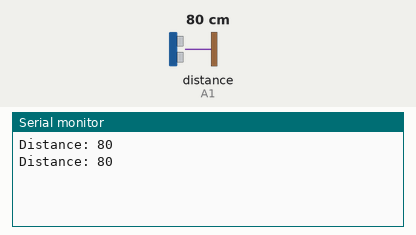
This sketch was run on a simulated Arduino Uno, built with avr-gcc and run on an emulated ATmega328P. On the bench: the last lines printed to the serial monitor. Inputs (shaded band) come from the test bench; at power-on: distance to the obstacle (sensor on A1) 80 cm.

Above: at 1.8 s.
1.9 s: distance to the obstacle (sensor on A1) set to 2 cm
At 2.9 s:
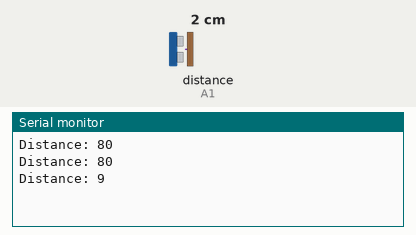
3.4 s: distance to the obstacle (sensor on A1) set to 18 cm
At 4.8 s:
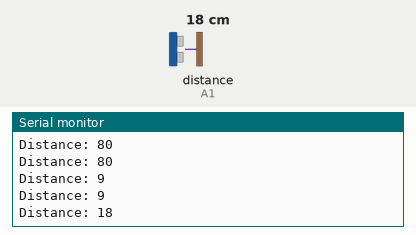
Timing chart, 0 to 6.4 s (numbered marks = the images above; inputs shaded):
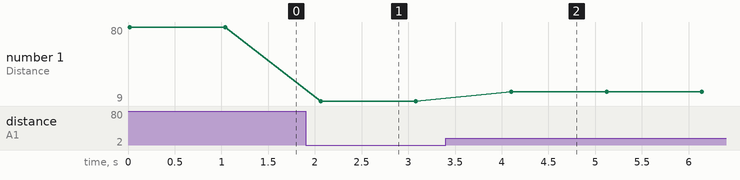

The sketch:

distanceSensorTest.ino
```cpp
#include <SharpIR.h>

#define IRPin A1
#define model 1080

int distance_cm;

SharpIR mySensor = SharpIR(IRPin, model);

void setup() {
  Serial.begin(9600);
}

void loop() {
  distance_cm = mySensor.getDistance();

  Serial.print("Distance: ");
  Serial.println(distance_cm);
  delay(1000);
}
```

Measured:
- after the input at 1.9 s, the serial monitor: prints a new line after 0.16 s (image 1)
- after the input at 3.4 s, the serial monitor: prints a new line after 0.70 s (image 2)
- plotted number 1: 80 → 9 after the input at 1.9 s, 9 → 18 after the input at 3.4 s
